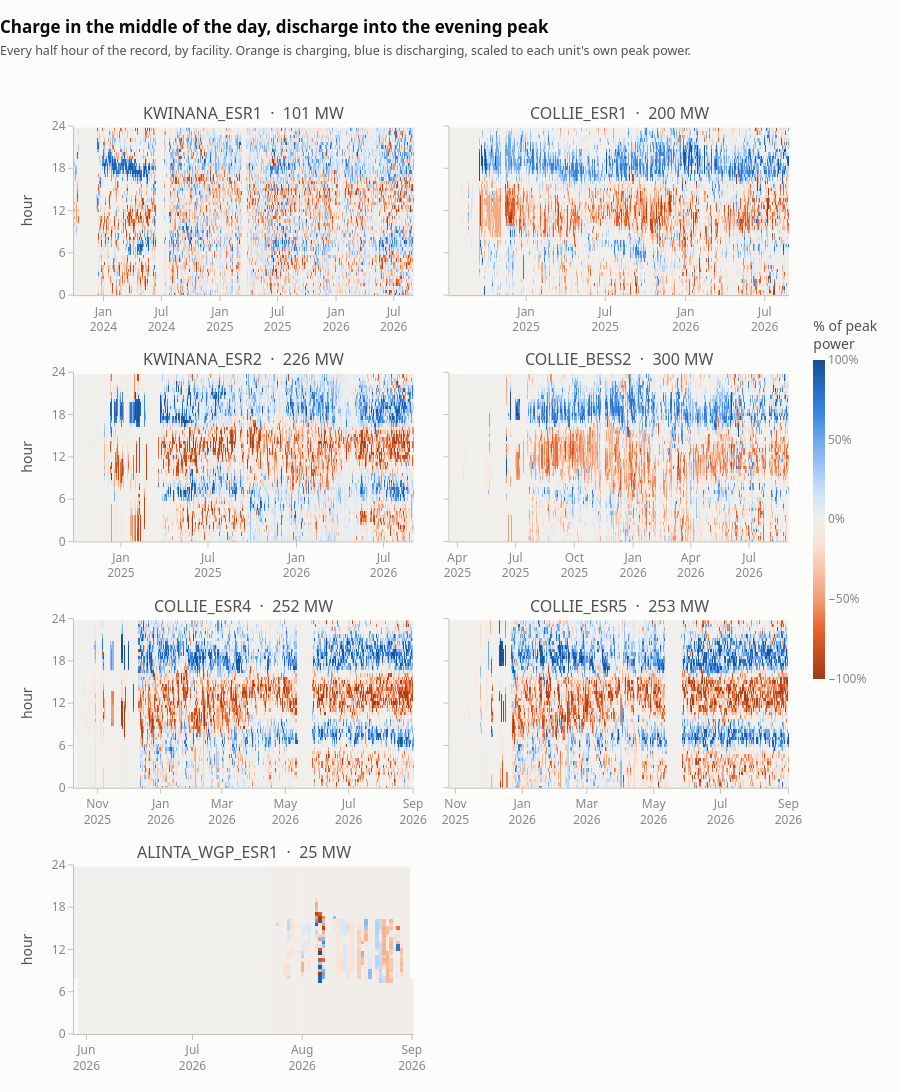

Source (notebook cell):
### Markdown cell above
### 2. Every interval, every facility

One panel per facility, one column per day, one row per half hour, colour is dispatch — orange
charging, blue discharging, the chart surface itself for idle. The whole record is in view at once,
so commissioning, outages and the daily rhythm all read off the same picture.

Colour is **normalised to each facility's own peak power**, not shared in MW. The absolute scale is
already in chart 1, and a shared MW scale would render the 25 MW Alinta unit and the 100 MW Kwinana
ESR1 as blank panels next to the 300 MW Collie units. Normalising asks the question this chart is
actually for — *what does each machine do with itself* — and makes the seven answers comparable.

The pattern is the same everywhere and it sharpens over time: a broad orange band through the middle
of the day, a narrow dark blue band at the evening peak, and a second, weaker blue band before dawn.
The flat grey region at the left of each panel is not missing data: a unit appears in `FacilityScada`
and reports `0.000` for weeks before it first dispatches, and grey is the midpoint of the scale.

### Code cell
# ── Chart 2: dispatch carpets, one panel per facility ────────────────────────
# Aggregated to 30 minutes: at 5-minute resolution these are 288 x 1067 cells per
# facility and the browser pays for detail no eye can resolve at this size.
car = s.assign(hh=s.ts.dt.floor("30min"))
car = car.groupby(["facility_code", "hh"]).mw.mean().reset_index()
car["d"] = car.hh.dt.normalize()
car["h"] = car.hh.dt.hour + car.hh.dt.minute / 60

ROWS, COLS = 4, 2
fig = make_subplots(rows=ROWS, cols=COLS, shared_xaxes=False, shared_yaxes=True,
                    vertical_spacing=0.085, horizontal_spacing=0.05,
                    subplot_titles=[f"{f}  ·  {PMAX[f]:.0f} MW" for f in FACS])

for i, f in enumerate(FACS):
    r, c = i // COLS + 1, i % COLS + 1
    g = car[car.facility_code == f]
    piv = g.pivot_table(index="h", columns="d", values="mw", aggfunc="mean").sort_index()
    z = piv.values / PMAX[f] * 100                     # % of this unit's own peak
    fig.add_trace(go.Heatmap(
        z=z, x=piv.columns, y=piv.index, colorscale=DIVERGING, zmid=0,
        zmin=-100, zmax=100, zsmooth=False, showscale=(i == 0),
        colorbar=dict(title=dict(text="% of peak<br>power", side="top"), outlinewidth=0,
                      thickness=12, len=0.42, y=0.80, yanchor="top",
                      tickfont=dict(color=MUTED), ticksuffix="%"),
        hovertemplate="%{x|%d %b %Y} · %{y:.1f}h<br>%{z:.0f}% of peak"
                      f"<extra>{f}</extra>"), row=r, col=c)

style(fig, "Charge in the middle of the day, discharge into the evening peak",
      "Every half hour of the record, by facility. Orange is charging, blue is "
      "discharging, scaled to each unit's own peak power.",
      height=1320, hover="closest", top=126, showlegend=False)
fig.update_yaxes(tickvals=[0, 6, 12, 18, 24], range=[0, 24], gridcolor="rgba(0,0,0,0)")
fig.update_xaxes(showgrid=False, tickformat="%b<br>%Y", nticks=6)
for i in range(1, ROWS + 1):
    fig.update_yaxes(title_text="hour", row=i, col=1)
# The 8th cell of a 4x2 grid has no facility; leave it empty rather than stretching
# the layout, so every panel keeps the same aspect ratio and stays comparable.
fig.update_xaxes(visible=False, row=4, col=2)
fig.update_yaxes(visible=False, row=4, col=2)
fig.show()

### Figure 1 — Plotly figure (JSON) as saved in the notebook; plotly's stock layout.template omitted (floating-point values rounded to 4 significant figures; data arrays with more than 128 entries replaced by an {"elided": "..."} marker saying what was removed)
{"data": [{"colorbar": {"len": 0.42, "outlinewidth": 0, "thickness": 12, "tickfont": {"color": "#898781"}, "ticksuffix": "%", "title": {"side": "top", "text": "% of peak<br>power"}, "y": 0.8, "yanchor": "top"}, "colorscale": [[0.0, "#a03c17"], [0.08333, "#c94e1f"], [0.1667, "#eb6834"], [0.25, "#f39d73"], [0.3333, "#f7c0a3"], [0.4167, "#fbe0d4"], [0.5, "#f0efec"], [0.5833, "#cde2fb"], [0.6667, "#9ec5f4"], [0.75, "#6da7ec"], [0.8333, "#3987e5"], [0.9167, "#256abf"], [1.0, "#184f95"]], "hovertemplate": "%{x|%d %b %Y} · %{y:.1f}h<br>%{z:.0f}% of peak<extra>KWINANA_ESR1</extra>", "showscale": true, "type": "heatmap", "x": {"elided": "1067 str values"}, "xaxis": "x", "y": [0.0, 0.5, 1.0, 1.5, 2.0, 2.5, 3.0, 3.5, 4.0, 4.5, 5.0, 5.5, 6.0, 6.5, 7.0, 7.5, 8.0, 8.5, 9.0, 9.5, 10.0, 10.5, 11.0, 11.5, 12.0, 12.5, 13.0, 13.5, 14.0, 14.5, 15.0, 15.5, 16.0, 16.5, 17.0, 17.5, 18.0, 18.5, 19.0, 19.5, 20.0, 20.5, 21.0, 21.5, 22.0, 22.5, 23.0, 23.5], "yaxis": "y", "z": {"elided": "48x1067 float values"}, "zmax": 100, "zmid": 0, "zmin": -100, "zsmooth": false}, {"colorbar": {"len": 0.42, "outlinewidth": 0, "thickness": 12, "tickfont": {"color": "#898781"}, "ticksuffix": "%", "title": {"side": "top", "text": "% of peak<br>power"}, "y": 0.8, "yanchor": "top"}, "colorscale": [[0.0, "#a03c17"], [0.08333, "#c94e1f"], [0.1667, "#eb6834"], [0.25, "#f39d73"], [0.3333, "#f7c0a3"], [0.4167, "#fbe0d4"], [0.5, "#f0efec"], [0.5833, "#cde2fb"], [0.6667, "#9ec5f4"], [0.75, "#6da7ec"], [0.8333, "#3987e5"], [0.9167, "#256abf"], [1.0, "#184f95"]], "hovertemplate": "%{x|%d %b %Y} · %{y:.1f}h<br>%{z:.0f}% of peak<extra>COLLIE_ESR1</extra>", "showscale": false, "type": "heatmap", "x": {"elided": "777 str values"}, "xaxis": "x2", "y": [0.0, 0.5, 1.0, 1.5, 2.0, 2.5, 3.0, 3.5, 4.0, 4.5, 5.0, 5.5, 6.0, 6.5, 7.0, 7.5, 8.0, 8.5, 9.0, 9.5, 10.0, 10.5, 11.0, 11.5, 12.0, 12.5, 13.0, 13.5, 14.0, 14.5, 15.0, 15.5, 16.0, 16.5, 17.0, 17.5, 18.0, 18.5, 19.0, 19.5, 20.0, 20.5, 21.0, 21.5, 22.0, 22.5, 23.0, 23.5], "yaxis": "y2", "z": {"elided": "48x777 float values"}, "zmax": 100, "zmid": 0, "zmin": -100, "zsmooth": false}, {"colorbar": {"len": 0.42, "outlinewidth": 0, "thickness": 12, "tickfont": {"color": "#898781"}, "ticksuffix": "%", "title": {"side": "top", "text": "% of peak<br>power"}, "y": 0.8, "yanchor": "top"}, "colorscale": [[0.0, "#a03c17"], [0.08333, "#c94e1f"], [0.1667, "#eb6834"], [0.25, "#f39d73"], [0.3333, "#f7c0a3"], [0.4167, "#fbe0d4"], [0.5, "#f0efec"], [0.5833, "#cde2fb"], [0.6667, "#9ec5f4"], [0.75, "#6da7ec"], [0.8333, "#3987e5"], [0.9167, "#256abf"], [1.0, "#184f95"]], "hovertemplate": "%{x|%d %b %Y} · %{y:.1f}h<br>%{z:.0f}% of peak<extra>KWINANA_ESR2</extra>", "showscale": false, "type": "heatmap", "x": {"elided": "706 str values"}, "xaxis": "x3", "y": [0.0, 0.5, 1.0, 1.5, 2.0, 2.5, 3.0, 3.5, 4.0, 4.5, 5.0, 5.5, 6.0, 6.5, 7.0, 7.5, 8.0, 8.5, 9.0, 9.5, 10.0, 10.5, 11.0, 11.5, 12.0, 12.5, 13.0, 13.5, 14.0, 14.5, 15.0, 15.5, 16.0, 16.5, 17.0, 17.5, 18.0, 18.5, 19.0, 19.5, 20.0, 20.5, 21.0, 21.5, 22.0, 22.5, 23.0, 23.5], "yaxis": "y3", "z": {"elided": "48x706 float values"}, "zmax": 100, "zmid": 0, "zmin": -100, "zsmooth": false}, {"colorbar": {"len": 0.42, "outlinewidth": 0, "thickness": 12, "tickfont": {"color": "#898781"}, "ticksuffix": "%", "title": {"side": "top", "text": "% of peak<br>power"}, "y": 0.8, "yanchor": "top"}, "colorscale": [[0.0, "#a03c17"], [0.08333, "#c94e1f"], [0.1667, "#eb6834"], [0.25, "#f39d73"], [0.3333, "#f7c0a3"], [0.4167, "#fbe0d4"], [0.5, "#f0efec"], [0.5833, "#cde2fb"], [0.6667, "#9ec5f4"], [0.75, "#6da7ec"], [0.8333, "#3987e5"], [0.9167, "#256abf"], [1.0, "#184f95"]], "hovertemplate": "%{x|%d %b %Y} · %{y:.1f}h<br>%{z:.0f}% of peak<extra>COLLIE_BESS2</extra>", "showscale": false, "type": "heatmap", "x": {"elided": "531 str values"}, "xaxis": "x4", "y": [0.0, 0.5, 1.0, 1.5, 2.0, 2.5, 3.0, 3.5, 4.0, 4.5, 5.0, 5.5, 6.0, 6.5, 7.0, 7.5, 8.0, 8.5, 9.0, 9.5, 10.0, 10.5, 11.0, 11.5, 12.0, 12.5, 13.0, 13.5, 14.0, 14.5, 15.0, 15.5, 16.0, 16.5, 17.0, 17.5, 18.0, 18.5, 19.0, 19.5, 20.0, 20.5, 21.0, 21.5, 22.0, 22.5, 23.0, 23.5], "yaxis": "y4", "z": {"elided": "48x531 float values"}, "zmax": 100, "zmid": 0, "zmin": -100, "zsmooth": false}, {"colorbar": {"len": 0.42, "outlinewidth": 0, "thickness": 12, "tickfont": {"color": "#898781"}, "ticksuffix": "%", "title": {"side": "top", "text": "% of peak<br>power"}, "y": 0.8, "yanchor": "top"}, "colorscale": [[0.0, "#a03c17"], [0.08333, "#c94e1f"], [0.1667, "#eb6834"], [0.25, "#f39d73"], [0.3333, "#f7c0a3"], [0.4167, "#fbe0d4"], [0.5, "#f0efec"], [0.5833, "#cde2fb"], [0.6667, "#9ec5f4"], [0.75, "#6da7ec"], [0.8333, "#3987e5"], [0.9167, "#256abf"], [1.0, "#184f95"]], "hovertemplate": "%{x|%d %b %Y} · %{y:.1f}h<br>%{z:.0f}% of peak<extra>COLLIE_ESR4</extra>", "showscale": false, "type": "heatmap", "x": {"elided": "327 str values"}, "xaxis": "x5", "y": [0.0, 0.5, 1.0, 1.5, 2.0, 2.5, 3.0, 3.5, 4.0, 4.5, 5.0, 5.5, 6.0, 6.5, 7.0, 7.5, 8.0, 8.5, 9.0, 9.5, 10.0, 10.5, 11.0, 11.5, 12.0, 12.5, 13.0, 13.5, 14.0, 14.5, 15.0, 15.5, 16.0, 16.5, 17.0, 17.5, 18.0, 18.5, 19.0, 19.5, 20.0, 20.5, 21.0, 21.5, 22.0, 22.5, 23.0, 23.5], "yaxis": "y5", "z": {"elided": "48x327 float values"}, "zmax": 100, "zmid": 0, "zmin": -100, "zsmooth": false}, {"colorbar": {"len": 0.42, "outlinewidth": 0, "thickness": 12, "tickfont": {"color": "#898781"}, "ticksuffix": "%", "title": {"side": "top", "text": "% of peak<br>power"}, "y": 0.8, "yanchor": "top"}, "colorscale": [[0.0, "#a03c17"], [0.08333, "#c94e1f"], [0.1667, "#eb6834"], [0.25, "#f39d73"], [0.3333, "#f7c0a3"], [0.4167, "#fbe0d4"], [0.5, "#f0efec"], [0.5833, "#cde2fb"], [0.6667, "#9ec5f4"], [0.75, "#6da7ec"], [0.8333, "#3987e5"], [0.9167, "#256abf"], [1.0, "#184f95"]], "hovertemplate": "%{x|%d %b %Y} · %{y:.1f}h<br>%{z:.0f}% of peak<extra>COLLIE_ESR5</extra>", "showscale": false, "type": "heatmap", "x": {"elided": "310 str values"}, "xaxis": "x6", "y": [0.0, 0.5, 1.0, 1.5, 2.0, 2.5, 3.0, 3.5, 4.0, 4.5, 5.0, 5.5, 6.0, 6.5, 7.0, 7.5, 8.0, 8.5, 9.0, 9.5, 10.0, 10.5, 11.0, 11.5, 12.0, 12.5, 13.0, 13.5, 14.0, 14.5, 15.0, 15.5, 16.0, 16.5, 17.0, 17.5, 18.0, 18.5, 19.0, 19.5, 20.0, 20.5, 21.0, 21.5, 22.0, 22.5, 23.0, 23.5], "yaxis": "y6", "z": {"elided": "48x310 float values"}, "zmax": 100, "zmid": 0, "zmin": -100, "zsmooth": false}, {"colorbar": {"len": 0.42, "outlinewidth": 0, "thickness": 12, "tickfont": {"color": "#898781"}, "ticksuffix": "%", "title": {"side": "top", "text": "% of peak<br>power"}, "y": 0.8, "yanchor": "top"}, "colorscale": [[0.0, "#a03c17"], [0.08333, "#c94e1f"], [0.1667, "#eb6834"], [0.25, "#f39d73"], [0.3333, "#f7c0a3"], [0.4167, "#fbe0d4"], [0.5, "#f0efec"], [0.5833, "#cde2fb"], [0.6667, "#9ec5f4"], [0.75, "#6da7ec"], [0.8333, "#3987e5"], [0.9167, "#256abf"], [1.0, "#184f95"]], "hovertemplate": "%{x|%d %b %Y} · %{y:.1f}h<br>%{z:.0f}% of peak<extra>ALINTA_WGP_ESR1</extra>", "showscale": false, "type": "heatmap", "x": ["2026-05-29T00:00:00", "2026-05-30T00:00:00", "2026-05-31T00:00:00", "2026-06-01T00:00:00", "2026-06-02T00:00:00", "2026-06-03T00:00:00", "2026-06-04T00:00:00", "2026-06-05T00:00:00", "2026-06-06T00:00:00", "2026-06-07T00:00:00", "2026-06-08T00:00:00", "2026-06-09T00:00:00", "2026-06-10T00:00:00", "2026-06-11T00:00:00", "2026-06-12T00:00:00", "2026-06-13T00:00:00", "2026-06-14T00:00:00", "2026-06-15T00:00:00", "2026-06-16T00:00:00", "2026-06-17T00:00:00", "2026-06-18T00:00:00", "2026-06-19T00:00:00", "2026-06-20T00:00:00", "2026-06-21T00:00:00", "2026-06-22T00:00:00", "2026-06-23T00:00:00", "2026-06-24T00:00:00", "2026-06-25T00:00:00", "2026-06-26T00:00:00", "2026-06-27T00:00:00", "2026-06-28T00:00:00", "2026-06-29T00:00:00", "2026-06-30T00:00:00", "2026-07-01T00:00:00", "2026-07-02T00:00:00", "2026-07-03T00:00:00", "2026-07-04T00:00:00", "2026-07-05T00:00:00", "2026-07-06T00:00:00", "2026-07-07T00:00:00", "2026-07-08T00:00:00", "2026-07-09T00:00:00", "2026-07-10T00:00:00", "2026-07-11T00:00:00", "2026-07-12T00:00:00", "2026-07-13T00:00:00", "2026-07-14T00:00:00", "2026-07-15T00:00:00", "2026-07-16T00:00:00", "2026-07-17T00:00:00", "2026-07-18T00:00:00", "2026-07-19T00:00:00", "2026-07-20T00:00:00", "2026-07-21T00:00:00", "2026-07-22T00:00:00", "2026-07-23T00:00:00", "2026-07-24T00:00:00", "2026-07-25T00:00:00", "2026-07-26T00:00:00", "2026-07-27T00:00:00", "2026-07-28T00:00:00", "2026-07-29T00:00:00", "2026-07-30T00:00:00", "2026-07-31T00:00:00", "2026-08-01T00:00:00", "2026-08-02T00:00:00", "2026-08-03T00:00:00", "2026-08-04T00:00:00", "2026-08-05T00:00:00", "2026-08-06T00:00:00", "2026-08-07T00:00:00", "2026-08-08T00:00:00", "2026-08-09T00:00:00", "2026-08-10T00:00:00", "2026-08-11T00:00:00", "2026-08-12T00:00:00", "2026-08-13T00:00:00", "2026-08-14T00:00:00", "2026-08-15T00:00:00", "2026-08-16T00:00:00", "2026-08-17T00:00:00", "2026-08-18T00:00:00", "2026-08-19T00:00:00", "2026-08-20T00:00:00", "2026-08-21T00:00:00", "2026-08-22T00:00:00", "2026-08-23T00:00:00", "2026-08-24T00:00:00", "2026-08-25T00:00:00", "2026-08-26T00:00:00", "2026-08-27T00:00:00", "2026-08-28T00:00:00", "2026-08-29T00:00:00", "2026-08-30T00:00:00", "2026-08-31T00:00:00", "2026-09-01T00:00:00"], "xaxis": "x7", "y": [0.0, 0.5, 1.0, 1.5, 2.0, 2.5, 3.0, 3.5, 4.0, 4.5, 5.0, 5.5, 6.0, 6.5, 7.0, 7.5, 8.0, 8.5, 9.0, 9.5, 10.0, 10.5, 11.0, 11.5, 12.0, 12.5, 13.0, 13.5, 14.0, 14.5, 15.0, 15.5, 16.0, 16.5, 17.0, 17.5, 18.0, 18.5, 19.0, 19.5, 20.0, 20.5, 21.0, 21.5, 22.0, 22.5, 23.0, 23.5], "yaxis": "y7", "z": {"elided": "48x96 float values"}, "zmax": 100, "zmid": 0, "zmin": -100, "zsmooth": false}], "layout": {"annotations": [{"font": {"size": 16}, "showarrow": false, "text": "KWINANA_ESR1  ·  101 MW", "x": 0.2375, "xanchor": "center", "xref": "paper", "y": 1.0, "yanchor": "bottom", "yref": "paper"}, {"font": {"size": 16}, "showarrow": false, "text": "COLLIE_ESR1  ·  200 MW", "x": 0.7625, "xanchor": "center", "xref": "paper", "y": 1.0, "yanchor": "bottom", "yref": "paper"}, {"font": {"size": 16}, "showarrow": false, "text": "KWINANA_ESR2  ·  226 MW", "x": 0.2375, "xanchor": "center", "xref": "paper", "y": 0.7288, "yanchor": "bottom", "yref": "paper"}, {"font": {"size": 16}, "showarrow": false, "text": "COLLIE_BESS2  ·  300 MW", "x": 0.7625, "xanchor": "center", "xref": "paper", "y": 0.7288, "yanchor": "bottom", "yref": "paper"}, {"font": {"size": 16}, "showarrow": false, "text": "COLLIE_ESR4  ·  252 MW", "x": 0.2375, "xanchor": "center", "xref": "paper", "y": 0.4575, "yanchor": "bottom", "yref": "paper"}, {"font": {"size": 16}, "showarrow": false, "text": "COLLIE_ESR5  ·  253 MW", "x": 0.7625, "xanchor": "center", "xref": "paper", "y": 0.4575, "yanchor": "bottom", "yref": "paper"}, {"font": {"size": 16}, "showarrow": false, "text": "ALINTA_WGP_ESR1  ·  25 MW", "x": 0.2375, "xanchor": "center", "xref": "paper", "y": 0.1862, "yanchor": "bottom", "yref": "paper"}], "font": {"color": "#52514e", "family": "system-ui, -apple-system, Segoe UI, sans-serif", "size": 12}, "height": 1320, "hovermode": "closest", "legend": {"bgcolor": "rgba(0,0,0,0)", "font": {"size": 11.5}, "orientation": "h", "x": 0, "xanchor": "left", "y": 1.0, "yanchor": "bottom"}, "margin": {"b": 58, "l": 74, "r": 30, "t": 126}, "paper_bgcolor": "#fcfcfb", "plot_bgcolor": "#fcfcfb", "showlegend": false, "title": {"font": {"color": "#0b0b0b", "size": 17}, "text": "<b>Charge in the middle of the day, discharge into the evening peak</b><br><span style='font-size:12.5px;color:#52514e'>Every half hour of the record, by facility. Orange is charging, blue is discharging, scaled to each unit's own peak power.</span>", "x": 0, "xanchor": "left", "y": 0.97}, "xaxis": {"anchor": "y", "domain": [0.0, 0.475], "gridcolor": "#e1e0d9", "linecolor": "#c3c2b7", "nticks": 6, "showgrid": false, "tickcolor": "#c3c2b7", "tickfont": {"color": "#898781"}, "tickformat": "%b<br>%Y", "ticks": "outside", "zeroline": false}, "xaxis2": {"anchor": "y2", "domain": [0.525, 1.0], "gridcolor": "#e1e0d9", "linecolor": "#c3c2b7", "nticks": 6, "showgrid": false, "tickcolor": "#c3c2b7", "tickfont": {"color": "#898781"}, "tickformat": "%b<br>%Y", "ticks": "outside", "zeroline": false}, "xaxis3": {"anchor": "y3", "domain": [0.0, 0.475], "gridcolor": "#e1e0d9", "linecolor": "#c3c2b7", "nticks": 6, "showgrid": false, "tickcolor": "#c3c2b7", "tickfont": {"color": "#898781"}, "tickformat": "%b<br>%Y", "ticks": "outside", "zeroline": false}, "xaxis4": {"anchor": "y4", "domain": [0.525, 1.0], "gridcolor": "#e1e0d9", "linecolor": "#c3c2b7", "nticks": 6, "showgrid": false, "tickcolor": "#c3c2b7", "tickfont": {"color": "#898781"}, "tickformat": "%b<br>%Y", "ticks": "outside", "zeroline": false}, "xaxis5": {"anchor": "y5", "domain": [0.0, 0.475], "gridcolor": "#e1e0d9", "linecolor": "#c3c2b7", "nticks": 6, "showgrid": false, "tickcolor": "#c3c2b7", "tickfont": {"color": "#898781"}, "tickformat": "%b<br>%Y", "ticks": "outside", "zeroline": false}, "xaxis6": {"anchor": "y6", "domain": [0.525, 1.0], "gridcolor": "#e1e0d9", "linecolor": "#c3c2b7", "nticks": 6, "showgrid": false, "tickcolor": "#c3c2b7", "tickfont": {"color": "#898781"}, "tickformat": "%b<br>%Y", "ticks": "outside", "zeroline": false}, "xaxis7": {"anchor": "y7", "domain": [0.0, 0.475], "gridcolor": "#e1e0d9", "linecolor": "#c3c2b7", "nticks": 6, "showgrid": false, "tickcolor": "#c3c2b7", "tickfont": {"color": "#898781"}, "tickformat": "%b<br>%Y", "ticks": "outside", "zeroline": false}, "xaxis8": {"anchor": "y8", "domain": [0.525, 1.0], "gridcolor": "#e1e0d9", "linecolor": "#c3c2b7", "nticks": 6, "showgrid": false, "tickcolor": "#c3c2b7", "tickfont": {"color": "#898781"}, "tickformat": "%b<br>%Y", "ticks": "outside", "visible": false, "zeroline": false}, "yaxis": {"anchor": "x", "domain": [0.8137, 1.0], "gridcolor": "rgba(0,0,0,0)", "linecolor": "#c3c2b7", "range": [0, 24], "tickcolor": "#c3c2b7", "tickfont": {"color": "#898781"}, "ticks": "outside", "tickvals": [0, 6, 12, 18, 24], "title": {"text": "hour"}, "zeroline": false}, "yaxis2": {"anchor": "x2", "domain": [0.8137, 1.0], "gridcolor": "rgba(0,0,0,0)", "linecolor": "#c3c2b7", "matches": "y", "range": [0, 24], "showticklabels": false, "tickcolor": "#c3c2b7", "tickfont": {"color": "#898781"}, "ticks": "outside", "tickvals": [0, 6, 12, 18, 24], "zeroline": false}, "yaxis3": {"anchor": "x3", "domain": [0.5425, 0.7288], "gridcolor": "rgba(0,0,0,0)", "linecolor": "#c3c2b7", "range": [0, 24], "tickcolor": "#c3c2b7", "tickfont": {"color": "#898781"}, "ticks": "outside", "tickvals": [0, 6, 12, 18, 24], "title": {"text": "hour"}, "zeroline": false}, "yaxis4": {"anchor": "x4", "domain": [0.5425, 0.7288], "gridcolor": "rgba(0,0,0,0)", "linecolor": "#c3c2b7", "matches": "y3", "range": [0, 24], "showticklabels": false, "tickcolor": "#c3c2b7", "tickfont": {"color": "#898781"}, "ticks": "outside", "tickvals": [0, 6, 12, 18, 24], "zeroline": false}, "yaxis5": {"anchor": "x5", "domain": [0.2712, 0.4575], "gridcolor": "rgba(0,0,0,0)", "linecolor": "#c3c2b7", "range": [0, 24], "tickcolor": "#c3c2b7", "tickfont": {"color": "#898781"}, "ticks": "outside", "tickvals": [0, 6, 12, 18, 24], "title": {"text": "hour"}, "zeroline": false}, "yaxis6": {"anchor": "x6", "domain": [0.2712, 0.4575], "gridcolor": "rgba(0,0,0,0)", "linecolor": "#c3c2b7", "matches": "y5", "range": [0, 24], "showticklabels": false, "tickcolor": "#c3c2b7", "tickfont": {"color": "#898781"}, "ticks": "outside", "tickvals": [0, 6, 12, 18, 24], "zeroline": false}, "yaxis7": {"anchor": "x7", "domain": [0.0, 0.1862], "gridcolor": "rgba(0,0,0,0)", "linecolor": "#c3c2b7", "range": [0, 24], "tickcolor": "#c3c2b7", "tickfont": {"color": "#898781"}, "ticks": "outside", "tickvals": [0, 6, 12, 18, 24], "title": {"text": "hour"}, "zeroline": false}, "yaxis8": {"anchor": "x8", "domain": [0.0, 0.1862], "gridcolor": "rgba(0,0,0,0)", "linecolor": "#c3c2b7", "matches": "y7", "range": [0, 24], "showticklabels": false, "tickcolor": "#c3c2b7", "tickfont": {"color": "#898781"}, "ticks": "outside", "tickvals": [0, 6, 12, 18, 24], "visible": false, "zeroline": false}}}
